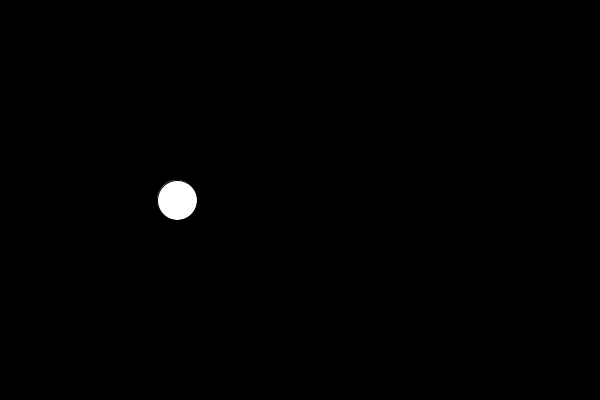
Frame 1 (no input)
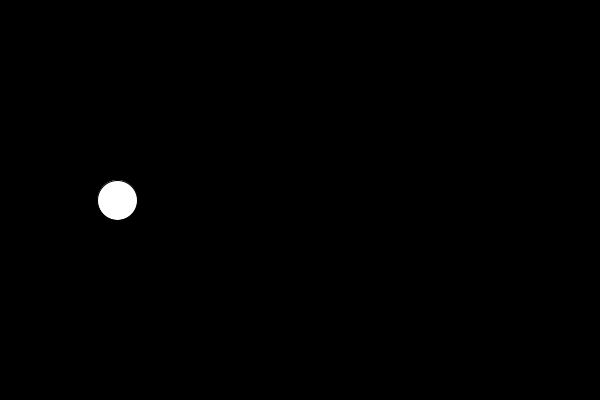
Frame 60 (the mouse pressed at the canvas centre just before this capture)
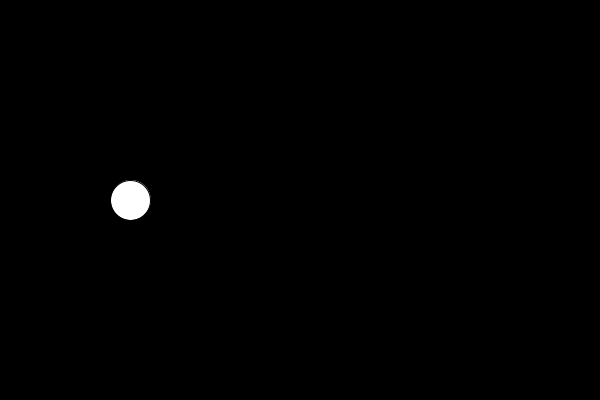
Frame 120 (the mouse held since frame 60 and released just before this capture)

The Processing sketch that drew these frames (run headless with seeded random() and noise(); from frame 60 on, the mouse is pressed at the canvas centre):

// Processing sketch: chapter_0_5_Perlin_Noise
// ── chapter_0_5_Perlin_Noise.pde

float t=10;

void setup(){
  size(600, 400);
  //frameRate(10);
}

void draw(){
  background(0);
  fill(255);
  
  float x = noise(t);
  x= map(x, 0, 1, 0, width);
  ellipse(x, height/2, 40, 40);
  
  // incrementing the perlin noise time value
  // shorter time frame results in smoother noise equation against time
  // can be incremented or decremented
  t += 0.01;
}
